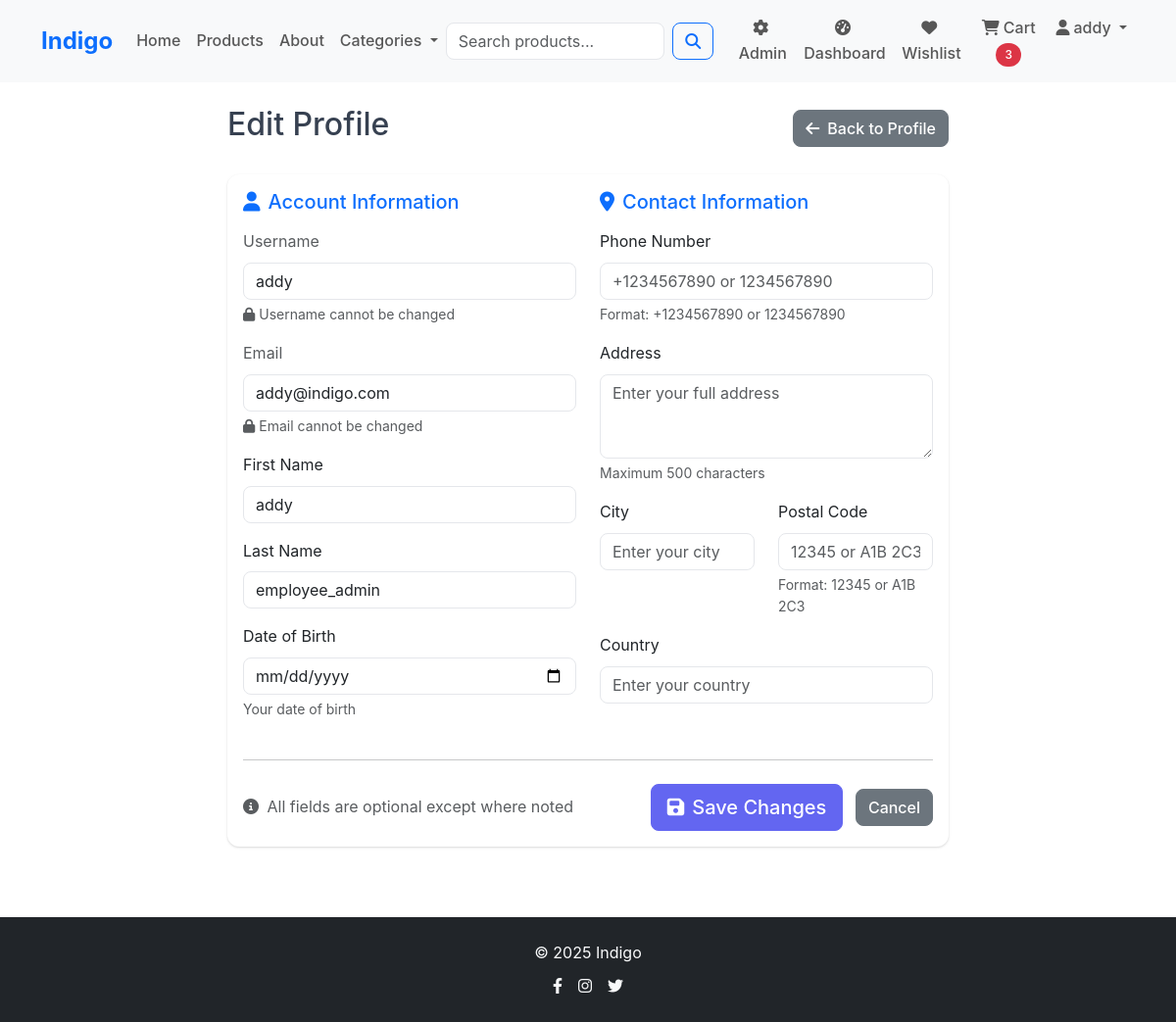
Page /accounts/edit-profile/ (signed in) on the earlier database version.
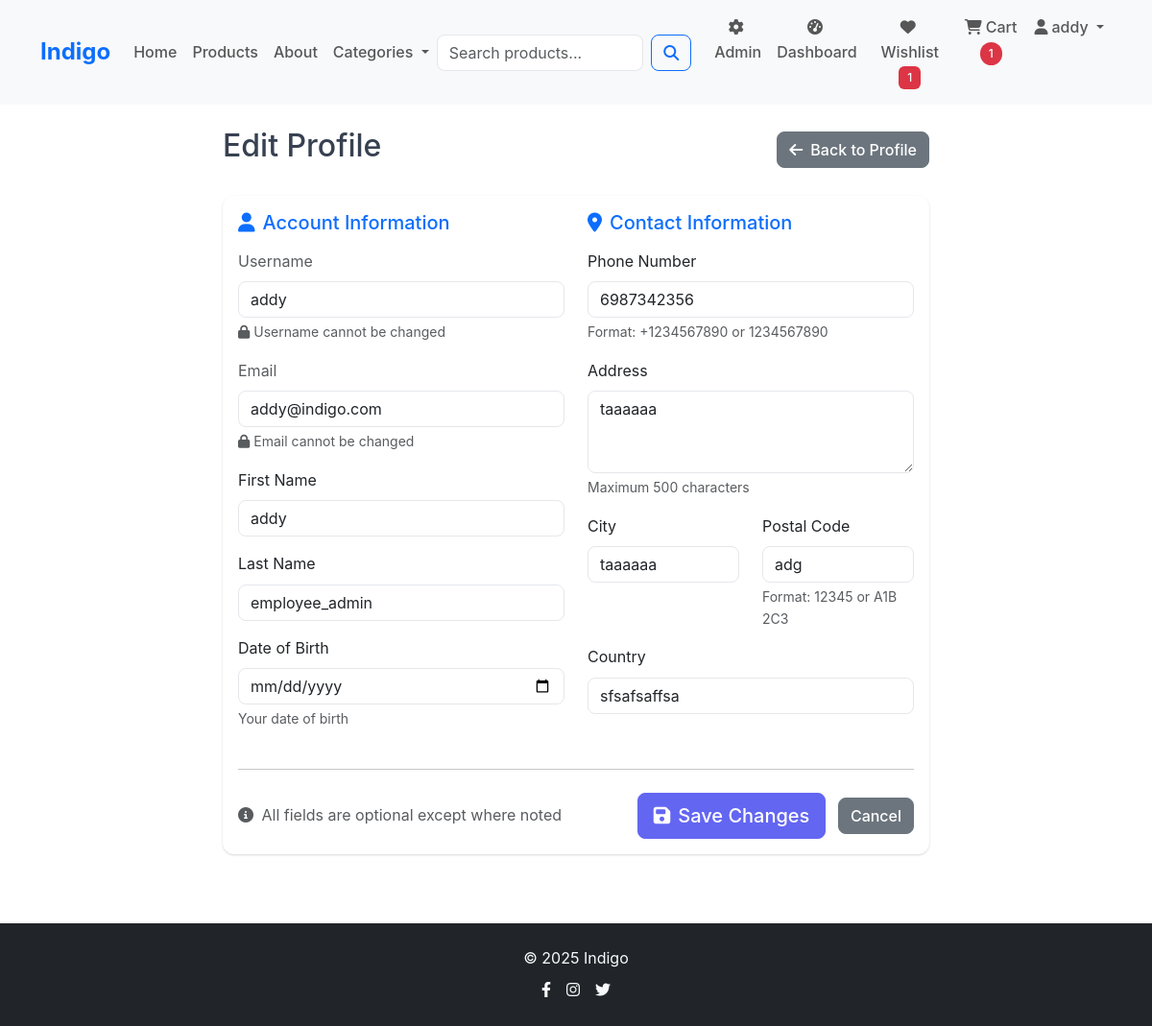
Same page on the later database version.
### accounts/models.py (models this page shows, shortened)
class Profile(models.Model):
    user = models.OneToOneField(User, on_delete=models.CASCADE)
    phone_number = models.CharField(
        max_length=17,
        blank=True,
        help_text="Format: +1234567890 or 1234567890"
    )
    address = models.TextField(
        blank=True,
        max_length=500,
        help_text="Maximum 500 characters"
    )
    city = models.CharField(
        max_length=100,
        blank=True,
        help_text="City name"
    )
    postal_code = models.CharField(
        max_length=10,
        blank=True,
        help_text="Format: 12345 or A1B 2C3"
    )
    country = models.CharField(
        max_length=100,
        blank=True,
        help_text="Country name"
    )
    date_of_birth = models.DateField(
        null=True,
        blank=True,
        help_text="Your date of birth"
    )

### accounts/views.py (the view)
# urls.py: path('accounts/edit-profile/', views.edit_profile, name='edit_profile'),
@login_required
def edit_profile(request):
    if request.method == 'POST':
        user_form = UserUpdateForm(request.POST, instance=request.user)
        profile_form = ProfileForm(request.POST, instance=request.user.profile)
        if user_form.is_valid() and profile_form.is_valid():
            try:
                user_form.save()
                profile_form.save()
                messages.success(request, 'Your profile has been updated successfully!')
                return redirect('accounts:profile')
            except Exception:
                messages.error(request, 'Unable to update profile. Please try again.')
    else:
        user_form = UserUpdateForm(instance=request.user)
        profile_form = ProfileForm(instance=request.user.profile)
    context = {
        'user_form': user_form,
        'profile_form': profile_form
    }
    return render(request, 'accounts/edit_profile.html', context)

### accounts/forms.py
class UserUpdateForm(forms.ModelForm):
    class Meta:
        model = User
        fields = ['first_name', 'last_name']
        widgets = {
            'first_name': forms.TextInput(attrs={
                'class': 'form-control',
                'placeholder': 'Enter your first name'
            }),
            'last_name': forms.TextInput(attrs={
                'class': 'form-control',
                'placeholder': 'Enter your last name'
            }),
        }

### Indigo/context_processors.py (called while the page is built)
def cart_count(request):
    if request.user.is_authenticated:
        try:
            cart = Cart.objects.get(user=request.user)
            return {'cart_count': cart.total_items}
        except Cart.DoesNotExist:
            return {'cart_count': 0}
    return {'cart_count': 0}

def wishlist_count(request):
    if request.user.is_authenticated:
        try:
            wishlist = Wishlist.objects.get(user=request.user)
            return {'wishlist_count': wishlist.total_items}
        except Wishlist.DoesNotExist:
            return {'wishlist_count': 0}
    return {'wishlist_count': 0}

### cart/models.py (called while the page is built)
    @property
    def total_items(self):
        return sum(item.quantity for item in self.items.all())

### accounts/templates/accounts/edit_profile.html (shortened to what the changed rows need)
{% extends 'base.html' %}
{% load crispy_forms_tags %}
{% block content %}
<div class="container py-4">
    <div class="row">
        <div class="col-lg-8 mx-auto">
            <div class="d-flex justify-content-between align-items-center mb-4">
                <h2>Edit Profile</h2>
            </div>
            <div class="card">
                <div class="card-body">
                    <form method="post">
                        <div class="row">
                            <div class="col-md-6">
                                <div class="mb-3">
                                    <label for="{{ profile_form.date_of_birth.id_for_label }}" class="form-label">
                                        Date of Birth
                                    </label>
                                    {{ profile_form.date_of_birth }}
                                    {% if profile_form.date_of_birth.help_text %}
                                        <div class="form-text">{{ profile_form.date_of_birth.help_text }}</div>
                                    {% endif %}
                                </div>
                            </div>
                            <div class="col-md-6">
                                <div class="mb-3">
                                    <label for="{{ profile_form.phone_number.id_for_label }}" class="form-label">
                                        Phone Number
                                    </label>
                                    {{ profile_form.phone_number }}
                                    {% if profile_form.phone_number.help_text %}
                                        <div class="form-text">{{ profile_form.phone_number.help_text }}</div>
                                    {% endif %}
                                </div>
                                <div class="mb-3">
                                    <label for="{{ profile_form.address.id_for_label }}" class="form-label">
                                        Address
                                    </label>
                                    {{ profile_form.address }}
                                    {% if profile_form.address.help_text %}
                                        <div class="form-text">{{ profile_form.address.help_text }}</div>
                                    {% endif %}
                                </div>
                                <div class="row">
                                    <div class="col-sm-6">
                                        <div class="mb-3">
                                            <label for="{{ profile_form.city.id_for_label }}" class="form-label">
                                                City
                                            </label>
                                            {{ profile_form.city }}
                                        </div>
                                    </div>
                                    <div class="col-sm-6">
                                        <div class="mb-3">
                                            <label for="{{ profile_form.postal_code.id_for_label }}" class="form-label">
                                                Postal Code
                                            </label>
                                            {{ profile_form.postal_code }}
                                            {% if profile_form.postal_code.help_text %}
                                                <div class="form-text">{{ profile_form.postal_code.help_text }}</div>
                                            {% endif %}
                                        </div>
                                    </div>
                                </div>
                                <div class="mb-3">
                                    <label for="{{ profile_form.country.id_for_label }}" class="form-label">
                                        Country
                                    </label>
                                    {{ profile_form.country }}
                                </div>
                            </div>
                        </div>
                    </form>
                </div>
            </div>
        </div>
    </div>
</div>
{% endblock %}

### templates/components/navbar.html (shortened to what this page needs)
{% load static %}
<nav class="navbar navbar-expand-lg navbar-light bg-light sticky-top">
    <div class="container">
        <a class="navbar-brand fw-bold text-primary" href="{% url 'store:home' %}">
            Indigo
        </a>
        <div class="collapse navbar-collapse" id="navbarNav">
            <ul class="navbar-nav me-auto">
                <li class="nav-item">
                    <a class="nav-link" href="{% url 'store:home' %}">Home</a>
                </li>
                <li class="nav-item">
                    <a class="nav-link" href="{% url 'store:product_list' %}">Products</a>
                </li>
                <li class="nav-item">
                    <a class="nav-link" href="{% url 'store:about' %}">About</a>
                </li>
                <li class="nav-item dropdown">
                    <a class="nav-link dropdown-toggle" href="#" role="button" data-bs-toggle="dropdown">
                        Categories
                    </a>
                </li>
            </ul>
            <form class="d-flex me-3 d-none d-lg-flex" method="GET" action="{% url 'store:product_list' %}" id="searchForm">
                <input class="form-control me-2" type="search" name="search" placeholder="Search products..." value="{{ search_query }}" maxlength="100">
                <button class="btn btn-outline-primary" type="submit">
                    <i class="fas fa-search"></i>
                </button>
            </form>
            <ul class="navbar-nav">
                {% if user.is_authenticated %}
                    {% if user.is_staff %}
                        <li class="nav-item">
                            <a class="nav-link" href="{% url 'employee_admin:dashboard' %}">
                                <i class="fas fa-cog me-1"></i>Admin
                            </a>
                        </li>
                    {% endif %}
                    <li class="nav-item">
                        <a class="nav-link" href="{% url 'dashboard:user' %}">
                            <i class="fas fa-tachometer-alt me-1"></i>Dashboard
                        </a>
                    </li>
                    <li class="nav-item">
                        <a class="nav-link" href="{% url 'wishlist:view' %}">
                            <i class="fas fa-heart me-1"></i>Wishlist
                            {% if wishlist_count > 0 %}
                                <span class="badge bg-danger">{{ wishlist_count }}</span>
                            {% endif %}
                        </a>
                    </li>
                    <li class="nav-item">
                        <a class="nav-link" href="{% url 'cart:view' %}">
                            <i class="fas fa-shopping-cart me-1"></i>Cart
                            {% if cart_count > 0 %}
                                <span class="badge bg-danger rounded-pill">{{ cart_count }}</span>
                            {% endif %}
                        </a>
                    </li>
                    <li class="nav-item dropdown">
                        <a class="nav-link dropdown-toggle" href="#" role="button" data-bs-toggle="dropdown">
                            <i class="fas fa-user me-1"></i>{{ user.username|truncatechars:15 }}
                        </a>
                    </li>
                {% endif %}
            </ul>
        </div>
    </div>
</nav>

Differences in the rows shown:
changed Profile: phone_number (not shown) → "6987342356"; address (not shown) → "taaaaaa"; city (not shown) → "taaaaaa"; postal_code (not shown) → "adg"; country (not shown) → "sfsafsaffsa"
Other differences:
{{ wishlist_count }}: (not shown) → "1"
{{ cart_count }}: "3" → "1"
